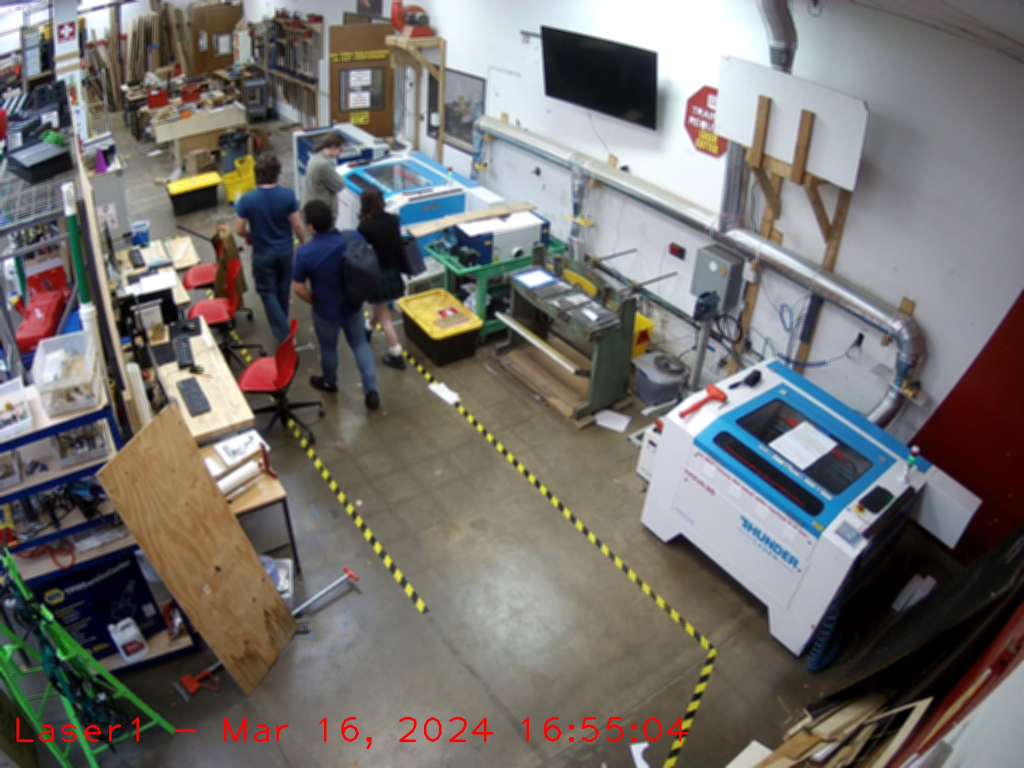
#> input picture images_curated/Laser1/2024-03-16-16-55-56_frame_Laser1.jpg, 2048 x 1536 px, found by its file name (shown at 1/2 size)
$ python 02-try-hog-descriptor.py
#> lines starting #> are read from the running program, lines starting #| are printed output that depends on the picture; after the words box and inside, x2 and y2 are one past the last pixel; in counts of white or black regions, pixels touching at a corner belong together
# package json cv2, imutils

import cv2
import numpy as np
print("Hello, OpenCV!")
print(cv2.__version__)

hog = cv2.HOGDescriptor()
hog.setSVMDetector(cv2.HOGDescriptor_getDefaultPeopleDetector())

cv2.startWindowThread()


image = cv2.imread("images/Laser1/2024-03-16-16-55-56_frame_Laser1.jpg") # is just a numpy array
#> image is the input picture: shape (1536, 2048, 3); mean B, G, R 109.2, 112.4, 115.5
# image = cv2.resize(image, (1280, 720))
# image = cv2.resize(image, (1920, 1080))
(h, w, d) = image.shape
#> h = 1536; w = 2048; d = 3

# [9 lines of commented-out code are left out]

boxes, weights = hog.detectMultiScale(image, winStride=(8,8))
#> boxes = [[789, 439, 67, 134], [1782, 565, 67, 134], [694, 659, 70, 140], [32, 738, 70, 140], [56, 15, 76, 151], [758, 246, 78, 156], [184, 388, 82, 164], [148, 175, 103, 206], [544, 500, 118, 236], [202, 655, 128, 256]]; weights = [0.176, 0.139, 0.745, 0.478, 0.367, 0.294, 0.186, 0.478, 0.596, 0.427]
# boxes, weights = hog.detectMultiScale(image, winStride=(8,8))

boxes = np.array([[x, y, x + w, y + h] for (x, y, w, h) in boxes])
#> boxes = [[789, 439, 856, 573], [1782, 565, 1849, 699], [694, 659, 764, 799], [32, 738, 102, 878], [56, 15, 132, 166], [758, 246, 836, 402], [184, 388, 266, 552], [148, 175, 251, 381], [544, 500, 662, 736], [202, 655, 330, 911]]

for ( xA, yA, xB, yB) in boxes:
  cv2.rectangle(image, (xA, yA), (xB, yB), (0, 255, 0), 2)
#> this loop made 10 passes
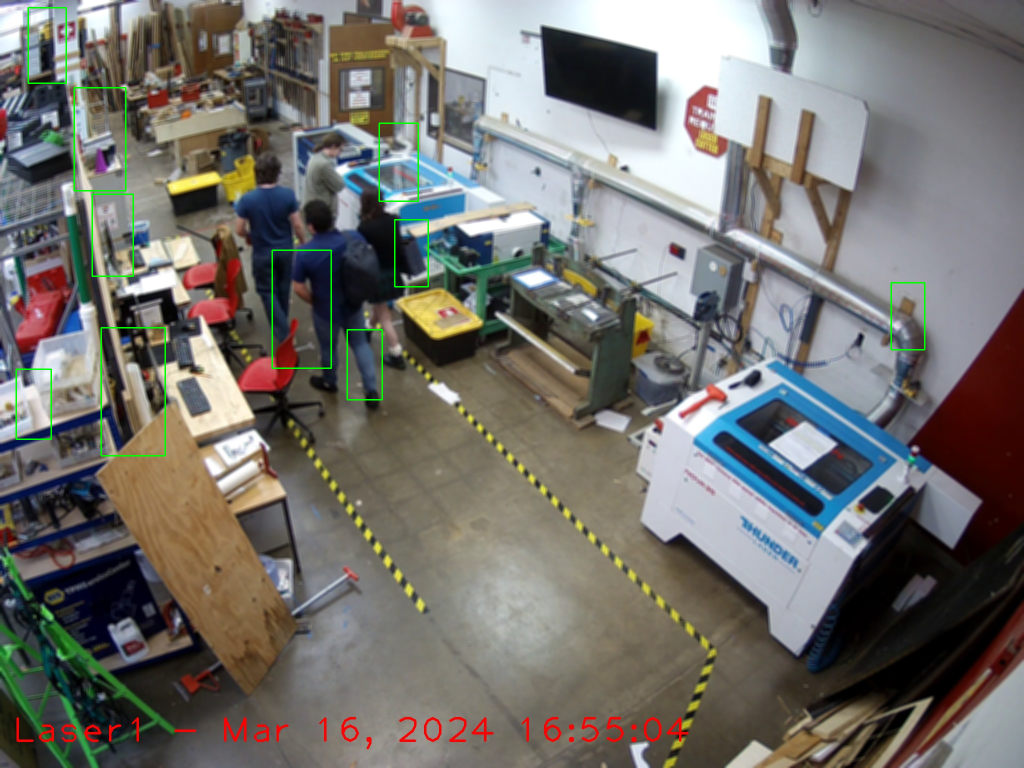
#> image: shape (1536, 2048, 3) (shown at 1/2 size); 0.49% of pixels changed, all inside (x1, y1, x2, y2) = (31, 14, 1851, 913)

cv2.imshow('image', image)


# terminal wait until keypress
cv2.waitKey(0)
